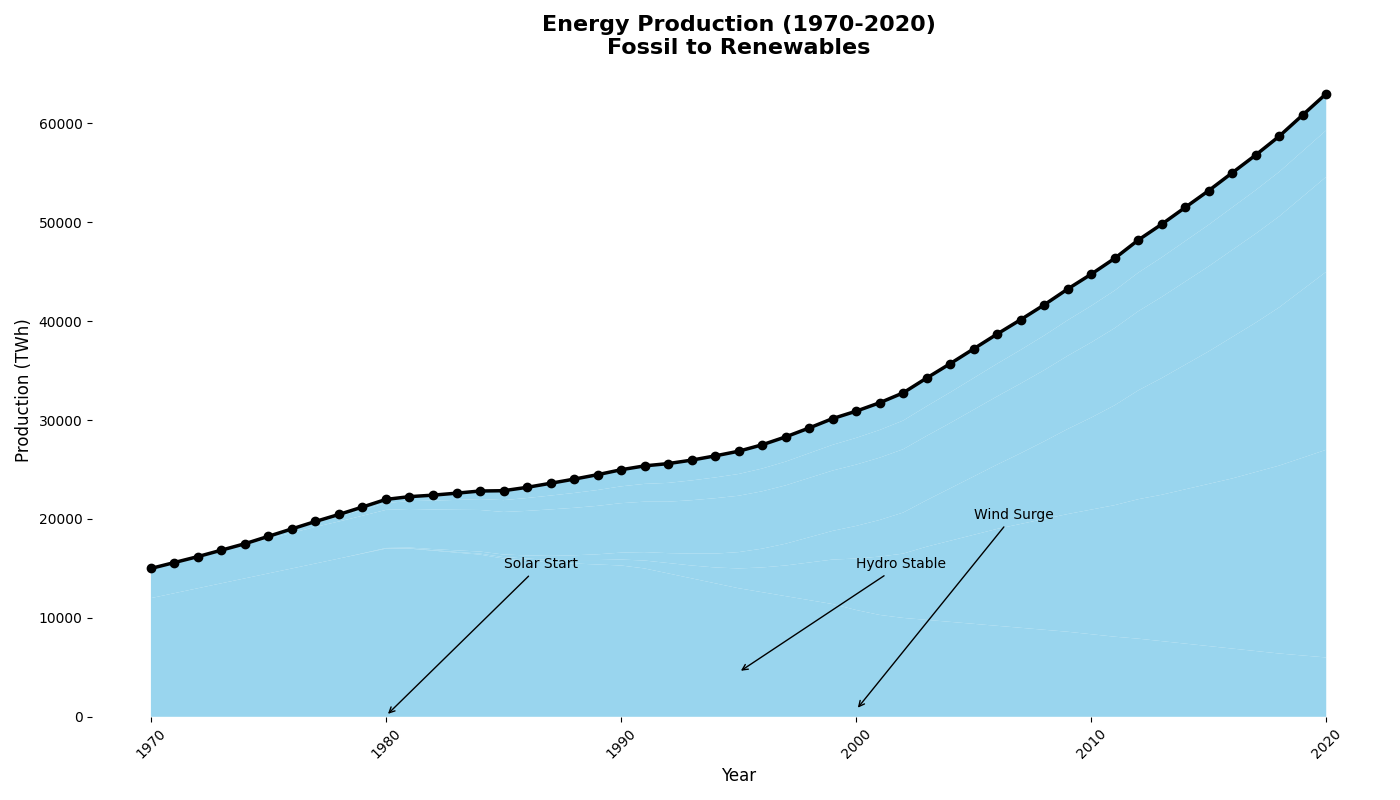

The Python source for this figure:
import matplotlib.pyplot as plt
import numpy as np

years = np.arange(1970, 2021)
fossil_fuels = np.array([12000, 12500, 13000, 13500, 14000, 14500, 15000, 15500, 16000, 16500,
                         17000, 17000, 16800, 16600, 16400, 16000, 15800, 15600, 15500, 15400,
                         15300, 15000, 14500, 14000, 13500, 13000, 12600, 12200, 11800, 11400,
                         10800, 10300, 10000, 9800, 9600, 9400, 9200, 9000, 8800, 8600,
                         8350, 8100, 7900, 7650, 7400, 7150, 6900, 6650, 6400, 6200, 6000])
solar = np.array([0, 0, 0, 0, 0, 0, 0, 0, 0, 10,
                  20, 30, 50, 70, 100, 150, 200, 270, 350, 450,
                  600, 800, 1050, 1300, 1600, 2000, 2500, 3100, 3800, 4500,
                  5200, 5900, 6500, 7400, 8200, 9000, 9800, 10500, 11200, 11900,
                  12600, 13300, 14100, 14800, 15600, 16400, 17200, 18100, 19000, 20000, 21000])
wind = np.array([0, 0, 0, 0, 0, 0, 0, 0, 0, 20,
                 50, 80, 110, 160, 210, 260, 320, 400, 480, 580,
                 700, 850, 1000, 1200, 1400, 1650, 1900, 2200, 2550, 2900,
                 3300, 3700, 4150, 4700, 5300, 5900, 6500, 7150, 7850, 8600,
                 9300, 10100, 11000, 11800, 12600, 13400, 14300, 15100, 16000, 17000, 18000])
hydro = np.array([3000, 3100, 3200, 3300, 3400, 3500, 3600, 3700, 3750, 3800,
                  3850, 3900, 4000, 4100, 4200, 4300, 4500, 4700, 4800, 4900,
                  5000, 5100, 5200, 5400, 5600, 5700, 5800, 5900, 6000, 6100,
                  6200, 6300, 6400, 6500, 6600, 6750, 6900, 7050, 7200, 7400,
                  7600, 7800, 8000, 8200, 8400, 8600, 8800, 9000, 9200, 9400, 9600])
nuclear = np.array([0, 0, 0, 50, 100, 200, 300, 400, 500, 600,
                    700, 800, 900, 1000, 1100, 1200, 1300, 1400, 1500, 1600,
                    1700, 1800, 1900, 2000, 2100, 2200, 2300, 2400, 2500, 2600,
                    2700, 2800, 2900, 3000, 3100, 3200, 3300, 3400, 3500, 3600,
                    3700, 3800, 3900, 4000, 4100, 4200, 4300, 4400, 4500, 4600, 4700])
geothermal = np.array([0, 0, 0, 0, 0, 50, 100, 150, 210, 280,
                       360, 450, 550, 680, 820, 950, 1080, 1240, 1400, 1550,
                       1680, 1820, 1950, 2050, 2180, 2300, 2400, 2500, 2550, 2650,
                       2700, 2750, 2800, 2850, 2900, 2950, 3000, 3050, 3100, 3150,
                       3200, 3250, 3300, 3350, 3400, 3450, 3500, 3550, 3600, 3650, 3700])

energy_data = np.row_stack([fossil_fuels, solar, wind, hydro, nuclear, geothermal])

fig, ax = plt.subplots(figsize=(14, 8))

colors = ['#87CEEB']
ax.stackplot(years, energy_data, colors=colors * 6, alpha=0.85)

total_energy = energy_data.sum(axis=0)
ax.plot(years, total_energy, color='black', linewidth=2.5, marker='o')

ax.set_title("Energy Production (1970-2020)\nFossil to Renewables", fontsize=16, fontweight='bold')
ax.set_xlabel('Year', fontsize=12)
ax.set_ylabel('Production (TWh)', fontsize=12)

ax.spines['top'].set_visible(False)
ax.spines['right'].set_visible(False)
ax.spines['left'].set_visible(False)
ax.spines['bottom'].set_visible(False)

ax.annotate('Solar Start', xy=(1980, 100), xytext=(1985, 15000),
            arrowprops=dict(facecolor='black', arrowstyle='->'), fontsize=10)
ax.annotate('Wind Surge', xy=(2000, 700), xytext=(2005, 20000),
            arrowprops=dict(facecolor='black', arrowstyle='->'), fontsize=10)
ax.annotate('Hydro Stable', xy=(1995, 4500), xytext=(2000, 15000),
            arrowprops=dict(facecolor='black', arrowstyle='->'), fontsize=10)

plt.xticks(rotation=45)
plt.tight_layout()

plt.show()
